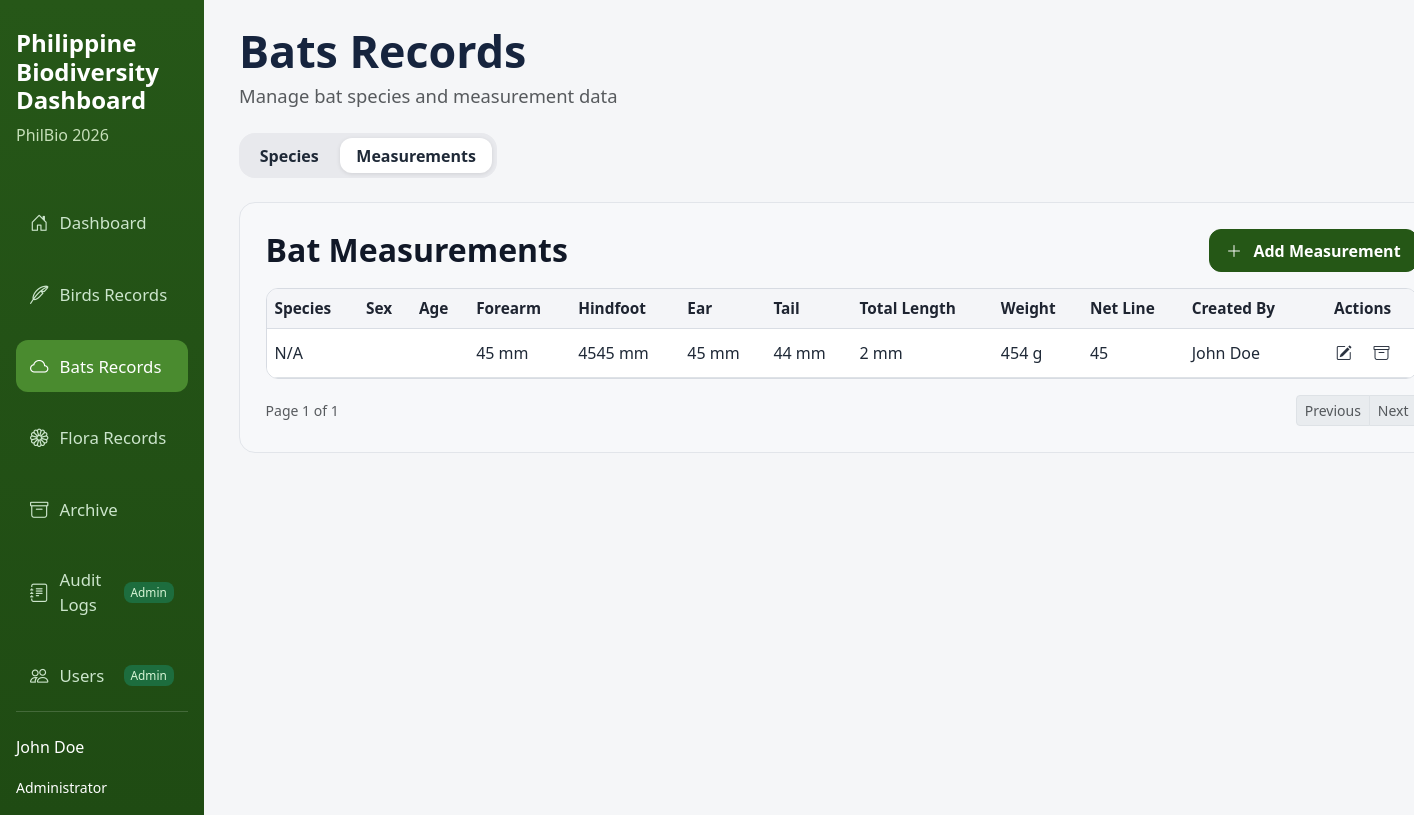
The app's page /phildata/bats.php?tab=measurements with its own data.
### tables this page shows
CREATE TABLE `bats_measurements` (
  `bat_id` int(11) NOT NULL,
  `species_id` int(11) DEFAULT NULL,
  `sex` varchar(10) DEFAULT NULL,
  `age` varchar(20) DEFAULT NULL,
  `forearm` float DEFAULT NULL,
  `hindfoot` float DEFAULT NULL,
  `ear` float DEFAULT NULL,
  `tail` float DEFAULT NULL,
  `total_length` float DEFAULT NULL,
  `weight` float DEFAULT NULL,
  `net_line` varchar(50) DEFAULT NULL,
  `remarks` text DEFAULT NULL
);

### phildata/bats.php (the view, shortened to what this page needs)
<?php
include 'db_connect.php';
$formError = '';
$classificationLabels = [
    'RR' => 'Resident / Regular',
    'E' => 'Endemic',
    'M' => 'Migratory',
    'I' => 'Introduced',
    'NSS' => 'No Special Status',
];
$iucnLabels = [
    'EX' => 'Extinct (EX)',
    'EW' => 'Extinct in the Wild (EW)',
    'CR' => 'Critically Endangered (CR)',
    'EN' => 'Endangered (EN)',
    'VU' => 'Vulnerable (VU)',
    'NT' => 'Near Threatened (NT)',
    'LC' => 'Least Concern (LC)',
    'DD' => 'Data Deficient (DD)',
    'NE' => 'Not Evaluated (NE)',
];
$denrLabels = [
    'CR' => 'Critically Endangered',
    'EN' => 'Endangered',
    'VU' => 'Vulnerable',
    'OTS' => 'Other Threatened Species',
    'NL' => 'Not Listed',
];
$activeBatTab = $_GET['tab'] ?? 'species';
$itemsPerPage = 10;
$speciesPage = max(1, (int) ($_GET['species_page'] ?? 1));
$measurementsPage = max(1, (int) ($_GET['measurements_page'] ?? 1));
$columnStmt = $pdo->query("SHOW COLUMNS FROM bat_species");
$availableColumns = array_map(static fn($col) => $col['Field'], $columnStmt->fetchAll());
$availableColumnsMap = array_flip($availableColumns);
$selectColumns = ['species_id', 'species_code', 'common_name', 'scientific_name', 'classification', 'iucn_status'];
if (isset($availableColumnsMap['denr_status'])) {
    $selectColumns[] = 'denr_status';
} else {
    $selectColumns[] = 'NULL AS denr_status';
}
if (isset($availableColumnsMap['created_by'])) {
    $selectColumns[] = 'created_by';
} else {
    $selectColumns[] = 'NULL AS created_by';
}
if (isset($availableColumnsMap['last_edited_by'])) {
    $selectColumns[] = 'last_edited_by';
} else {
    $selectColumns[] = 'NULL AS last_edited_by';
}
$speciesTotalCountStmt = $pdo->query('SELECT COUNT(*) FROM bat_species');
$speciesTotalCount = (int) $speciesTotalCountStmt->fetchColumn();
$speciesTotalPages = $speciesTotalCount > 0 ? (int) ceil($speciesTotalCount / $itemsPerPage) : 0;
$speciesPage = $speciesTotalPages > 0 ? min($speciesPage, $speciesTotalPages) : 1;
$speciesOffset = ($speciesPage - 1) * $itemsPerPage;
$speciesQuery = 'SELECT ' . implode(', ', $selectColumns) . ' FROM bat_species ORDER BY species_id DESC LIMIT ' . (int) $itemsPerPage . ' OFFSET ' . (int) $speciesOffset;
$stmt = $pdo->query($speciesQuery);
$species = $stmt->fetchAll();
$measurements = [];
if ($activeBatTab === 'measurements') {
    $measurementTotalCountStmt = $pdo->query('SELECT COUNT(*) FROM bats_measurements');
    $measurementTotalCount = (int) $measurementTotalCountStmt->fetchColumn();
    $measurementTotalPages = $measurementTotalCount > 0 ? (int) ceil($measurementTotalCount / $itemsPerPage) : 0;
    $measurementsPage = $measurementTotalPages > 0 ? min($measurementsPage, $measurementTotalPages) : 1;
    $measurementOffset = ($measurementsPage - 1) * $itemsPerPage;
    $measurementSql = "
        SELECT
            bm.bat_id,
            bs.common_name AS species_name,
            bm.sex,
            bm.age,
            bm.forearm,
            bm.hindfoot,
            bm.ear,
            bm.tail,
            bm.total_length,
            bm.weight,
            bm.net_line,
            'John Doe' AS created_by
        FROM bats_measurements bm
        LEFT JOIN bat_species bs ON bs.species_id = bm.species_id
        ORDER BY bm.bat_id DESC
        LIMIT " . (int) $itemsPerPage . " OFFSET " . (int) $measurementOffset . "
    ";
    $measurementStmt = $pdo->query($measurementSql);
    $measurements = $measurementStmt->fetchAll();
}
?>
<!DOCTYPE html>
<html lang="en">
<head>
    <link href="https://cdn.jsdelivr.net/npm/bootstrap@5.3.0/dist/css/bootstrap.min.css" rel="stylesheet">
    <link href="https://cdn.jsdelivr.net/npm/bootstrap-icons@1.11.3/font/bootstrap-icons.css" rel="stylesheet">
    <link href="style.css" rel="stylesheet">
</head>
<body>
<div class="d-flex app-shell">
    <?php include 'sidebar.php'; ?>
    <main class="main-content birds-page p-4 w-100">
        <div class="page-head mb-4">
            <h1 class="mb-1">Bats Records</h1>
            <p class="text-muted mb-0">Manage bat species and measurement data</p>
        </div>
        <div class="records-tabs mb-4">
            <button class="tab-pill <?= $activeBatTab === 'species' ? 'active' : '' ?>" type="button" onclick="window.location.href='bats.php?tab=species'">Species</button>
            <button class="tab-pill <?= $activeBatTab === 'measurements' ? 'active' : '' ?>" type="button" onclick="window.location.href='bats.php?tab=measurements'">Measurements</button>
        </div>
        <?php if ($activeBatTab === 'species'): ?>
        <section class="birds-card">
            <?php if (isset($_GET['added']) && $_GET['added'] === '1'): ?>
                <div class="alert alert-success" role="alert">
                    Bat species added successfully.
                </div>
            <?php endif; ?>
            <?php if (isset($_GET['archived']) && $_GET['archived'] === '1'): ?>
                <div class="alert alert-info" role="alert">
                    Bat species archived successfully.
                </div>
            <?php endif; ?>
            <?php if ($formError !== ''): ?>
                <div class="alert alert-danger" role="alert">
                    <?= htmlspecialchars($formError) ?>
                </div>
            <?php endif; ?>
            <div class="birds-card-head">
                <h2>Bat Species</h2>
                <button class="btn btn-success add-species-btn" id="openAddSpeciesModal" type="button">
                    <i class="bi bi-plus-lg"></i>
                    Add Species
                </button>
            </div>
            <div class="search-wrap">
                <i class="bi bi-search"></i>
                <input type="text" class="form-control" id="searchInput" placeholder="Search species..." onkeyup="searchTable()">
            </div>
            <div class="table-wrap">
                <table class="table align-middle mb-0" id="speciesTable">
                    <thead>
                        <tr>
                            <th>Species Code</th>
                            <th>Common Name</th>
                            <th>Scientific Name</th>
                            <th>Classification</th>
                            <th>IUCN Status</th>
                            <th>DENR Status</th>
                            <th>Created By</th>
                            <th>Last Edited By</th>
                            <th class="text-center">Actions</th>
                        </tr>
                    </thead>
                    <tbody>
                        <?php foreach ($species as $row): ?>
                        <tr>
                            <td><?= htmlspecialchars($row['species_code']) ?></td>
                            <td><?= htmlspecialchars($row['common_name']) ?></td>
                            <td><em><?= htmlspecialchars($row['scientific_name']) ?></em></td>
                            <td><?= htmlspecialchars($classificationLabels[$row['classification']] ?? ($row['classification'] ?? 'N/A')) ?></td>
                            <td>
                                <span class="status-badge <?= statusBadgeClass($row['iucn_status']) ?>">
                                    <?= htmlspecialchars($iucnLabels[$row['iucn_status']] ?? 'N/A') ?>
                                </span>
                            </td>
                            <td>
                                <span class="status-badge badge-neutral"><?= htmlspecialchars($denrLabels[$row['denr_status']] ?? 'N/A') ?></span>
                            </td>
                            <td><?= htmlspecialchars(($row['created_by'] ?? '') !== '' ? $row['created_by'] : 'N/A') ?></td>
                            <td><?= htmlspecialchars(($row['last_edited_by'] ?? '') !== '' ? $row['last_edited_by'] : 'N/A') ?></td>
                            <td>
                                <div class="table-actions">
                                    <?php if (isset($row['species_id']) && (int) $row['species_id'] > 0): ?>
                                        <a href="edit_bat_species.php?id=<?= urlencode((string) $row['species_id']) ?>" class="action-link" aria-label="Edit record"><i class="bi bi-pencil-square"></i></a>
                                        <a href="archive_handler.php?type=bat_species&id=<?= urlencode((string) $row['species_id']) ?>" class="action-link" aria-label="Archive record" onclick="return confirm('Archive this record?')"><i class="bi bi-archive"></i></a>
                                    <?php endif; ?>
                                </div>
                            </td>
                        </tr>
                        <?php endforeach; ?>
                    </tbody>
                </table>
            </div>
            <?php if ($speciesTotalCount > 0): ?>
                <div class="d-flex justify-content-between align-items-center mt-3 flex-wrap gap-2">
                    <small class="text-muted">Page <?= htmlspecialchars((string) $speciesPage) ?> of <?= htmlspecialchars((string) $speciesTotalPages) ?></small>
                    <nav aria-label="Bat species pagination">
                        <ul class="pagination pagination-sm mb-0">
                            <li class="page-item <?= $speciesPage <= 1 ? 'disabled' : '' ?>">
                                <a class="page-link" href="<?= $speciesPage <= 1 ? '#' : htmlspecialchars(buildBatsTabUrl('species', ['species_page' => $speciesPage - 1])) ?>">Previous</a>
                            </li>
                            <li class="page-item <?= $speciesPage >= $speciesTotalPages ? 'disabled' : '' ?>">
                                <a class="page-link" href="<?= $speciesPage >= $speciesTotalPages ? '#' : htmlspecialchars(buildBatsTabUrl('species', ['species_page' => $speciesPage + 1])) ?>">Next</a>
                            </li>
                        </ul>
                    </nav>
                </div>
            <?php endif; ?>
        </section>
        <?php elseif ($activeBatTab === 'measurements'): ?>
        <section class="birds-card">
            <div class="birds-card-head">
                <h2>Bat Measurements</h2>
                <button class="btn btn-success add-species-btn" id="openMeasurementModal" type="button">
                    <i class="bi bi-plus-lg"></i>
                    Add Measurement
                </button>
            </div>
            <div class="table-wrap">
                <table class="table align-middle mb-0" id="speciesTable">
                    <thead>
                        <tr>
                            <th>Species</th>
                            <th>Sex</th>
                            <th>Age</th>
                            <th>Forearm</th>
                            <th>Hindfoot</th>
                            <th>Ear</th>
                            <th>Tail</th>
                            <th>Total Length</th>
                            <th>Weight</th>
                            <th>Net Line</th>
                            <th>Created By</th>
                            <th class="text-center">Actions</th>
                        </tr>
                    </thead>
                    <tbody>
                        <?php foreach ($measurements as $index => $row): ?>
                        <tr>
                            <td><?= htmlspecialchars($row['species_name'] ?? 'N/A') ?></td>
                            <td><?= htmlspecialchars($row['sex'] ?? 'N/A') ?></td>
                            <td><?= htmlspecialchars($row['age'] ?? 'N/A') ?></td>
                            <td><?= htmlspecialchars(isset($row['forearm']) ? $row['forearm'] . ' mm' : 'N/A') ?></td>
                            <td><?= htmlspecialchars(isset($row['hindfoot']) ? $row['hindfoot'] . ' mm' : 'N/A') ?></td>
                            <td><?= htmlspecialchars(isset($row['ear']) ? $row['ear'] . ' mm' : 'N/A') ?></td>
                            <td><?= htmlspecialchars(isset($row['tail']) ? $row['tail'] . ' mm' : 'N/A') ?></td>
                            <td><?= htmlspecialchars(isset($row['total_length']) ? $row['total_length'] . ' mm' : 'N/A') ?></td>
                            <td><?= htmlspecialchars(isset($row['weight']) ? $row['weight'] . ' g' : 'N/A') ?></td>
                            <td><?= htmlspecialchars($row['net_line'] ?? 'N/A') ?></td>
                            <td><?= htmlspecialchars($row['created_by'] ?? (($index % 2 === 0) ? 'John Doe' : 'Jane Smith')) ?></td>
                            <td>
                                <div class="table-actions">
                                    <?php if (isset($row['bat_id']) && (int) $row['bat_id'] > 0): ?>
                                        <a href="edit_bat_measurement.php?id=<?= urlencode((string) $row['bat_id']) ?>" class="action-link" aria-label="Edit measurement"><i class="bi bi-pencil-square"></i></a>
                                        <a href="archive_handler.php?type=bat_measurement&id=<?= urlencode((string) $row['bat_id']) ?>" class="action-link" aria-label="Archive measurement" onclick="return confirm('Archive this record?')"><i class="bi bi-archive"></i></a>
                                    <?php endif; ?>
                                </div>
                            </td>
                        </tr>
                        <?php endforeach; ?>
                    </tbody>
                </table>
            </div>
            <?php if ($measurementTotalCount > 0): ?>
                <div class="d-flex justify-content-between align-items-center mt-3 flex-wrap gap-2">
                    <small class="text-muted">Page <?= htmlspecialchars((string) $measurementsPage) ?> of <?= htmlspecialchars((string) $measurementTotalPages) ?></small>
                    <nav aria-label="Bat measurements pagination">
                        <ul class="pagination pagination-sm mb-0">
                            <li class="page-item <?= $measurementsPage <= 1 ? 'disabled' : '' ?>">
                                <a class="page-link" href="<?= $measurementsPage <= 1 ? '#' : htmlspecialchars(buildBatsTabUrl('measurements', ['measurements_page' => $measurementsPage - 1])) ?>">Previous</a>
                            </li>
                            <li class="page-item <?= $measurementsPage >= $measurementTotalPages ? 'disabled' : '' ?>">
                                <a class="page-link" href="<?= $measurementsPage >= $measurementTotalPages ? '#' : htmlspecialchars(buildBatsTabUrl('measurements', ['measurements_page' => $measurementsPage + 1])) ?>">Next</a>
                            </li>
                        </ul>
                    </nav>
                </div>
            <?php endif; ?>
        </section>
        <?php endif; ?>
    </main>
</div>
</body>
</html>

### records on screen
bats_measurements: species_name "N/A", forearm "45 mm", hindfoot "4545 mm", ear "45 mm", tail "44 mm", total_length "2 mm", weight "454 g", net_line "45", created_by "John Doe"

### other values on screen
$measurementsPage "1"
$measurementTotalPages "1"
